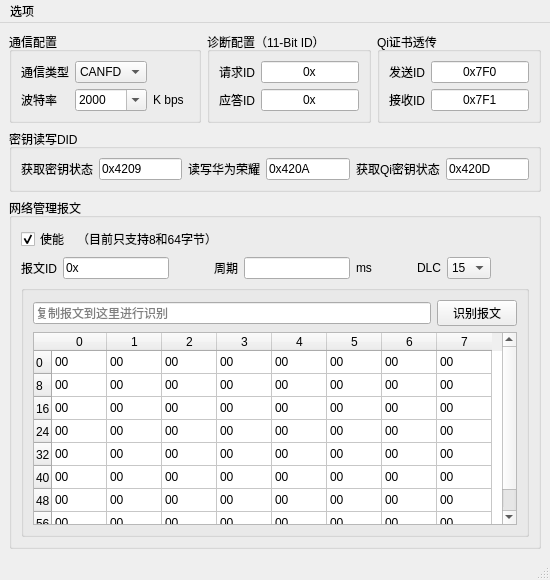
<?xml version="1.0" encoding="UTF-8"?>
<ui version="4.0">
 <class>configEditWindow</class>
 <widget class="QMainWindow" name="configEditWindow">
  <property name="geometry">
   <rect>
    <x>0</x>
    <y>0</y>
    <width>550</width>
    <height>580</height>
   </rect>
  </property>
  <property name="windowTitle">
   <string>配置文件编辑</string>
  </property>
  <widget class="QWidget" name="centralwidget">
   <layout class="QVBoxLayout" name="verticalLayout_3">
    <item>
     <widget class="QWidget" name="widget_4" native="true">
      <layout class="QHBoxLayout" name="horizontalLayout_4">
       <property name="leftMargin">
        <number>0</number>
       </property>
       <property name="topMargin">
        <number>0</number>
       </property>
       <property name="rightMargin">
        <number>0</number>
       </property>
       <property name="bottomMargin">
        <number>0</number>
       </property>
       <item>
        <widget class="QGroupBox" name="communicatGroupBox">
         <property name="minimumSize">
          <size>
           <width>192</width>
           <height>0</height>
          </size>
         </property>
         <property name="title">
          <string>通信配置</string>
         </property>
         <layout class="QGridLayout" name="gridLayout">
          <item row="0" column="0">
           <widget class="QLabel" name="label">
            <property name="maximumSize">
             <size>
              <width>50</width>
              <height>16777215</height>
             </size>
            </property>
            <property name="text">
             <string>通信类型</string>
            </property>
           </widget>
          </item>
          <item row="0" column="1">
           <widget class="QComboBox" name="typeComboBox">
            <property name="currentIndex">
             <number>1</number>
            </property>
            <item>
             <property name="text">
              <string>CAN</string>
             </property>
            </item>
            <item>
             <property name="text">
              <string>CANFD</string>
             </property>
            </item>
            <item>
             <property name="text">
              <string>LIN</string>
             </property>
            </item>
            <item>
             <property name="text">
              <string>Uart</string>
             </property>
            </item>
           </widget>
          </item>
          <item row="1" column="0">
           <widget class="QLabel" name="label_2">
            <property name="maximumSize">
             <size>
              <width>50</width>
              <height>16777215</height>
             </size>
            </property>
            <property name="text">
             <string>波特率</string>
            </property>
           </widget>
          </item>
          <item row="1" column="1">
           <widget class="QComboBox" name="baudrateComboBox">
            <property name="editable">
             <bool>true</bool>
            </property>
            <property name="currentIndex">
             <number>4</number>
            </property>
            <item>
             <property name="text">
              <string>125</string>
             </property>
            </item>
            <item>
             <property name="text">
              <string>250</string>
             </property>
            </item>
            <item>
             <property name="text">
              <string>500</string>
             </property>
            </item>
            <item>
             <property name="text">
              <string>1000</string>
             </property>
            </item>
            <item>
             <property name="text">
              <string>2000</string>
             </property>
            </item>
            <item>
             <property name="text">
              <string>4000</string>
             </property>
            </item>
            <item>
             <property name="text">
              <string>5000</string>
             </property>
            </item>
            <item>
             <property name="text">
              <string>8000</string>
             </property>
            </item>
           </widget>
          </item>
          <item row="1" column="2">
           <widget class="QLabel" name="baudrateUnit">
            <property name="maximumSize">
             <size>
              <width>40</width>
              <height>16777215</height>
             </size>
            </property>
            <property name="text">
             <string>K bps</string>
            </property>
           </widget>
          </item>
         </layout>
        </widget>
       </item>
       <item>
        <widget class="QGroupBox" name="diagGroupBox">
         <property name="title">
          <string>诊断配置（11-Bit ID）</string>
         </property>
         <layout class="QGridLayout" name="gridLayout_3">
          <item row="0" column="1">
           <widget class="QLineEdit" name="requestIDlineEdit">
            <property name="maximumSize">
             <size>
              <width>16777215</width>
              <height>16777215</height>
             </size>
            </property>
            <property name="text">
             <string>0x</string>
            </property>
            <property name="alignment">
             <set>Qt::AlignmentFlag::AlignCenter</set>
            </property>
           </widget>
          </item>
          <item row="2" column="0">
           <widget class="QLabel" name="label_5">
            <property name="maximumSize">
             <size>
              <width>50</width>
              <height>16777215</height>
             </size>
            </property>
            <property name="text">
             <string>应答ID</string>
            </property>
           </widget>
          </item>
          <item row="2" column="1">
           <widget class="QLineEdit" name="responseIDlineEdit">
            <property name="maximumSize">
             <size>
              <width>16777215</width>
              <height>16777215</height>
             </size>
            </property>
            <property name="text">
             <string>0x</string>
            </property>
            <property name="alignment">
             <set>Qt::AlignmentFlag::AlignCenter</set>
            </property>
           </widget>
          </item>
          <item row="0" column="0">
           <widget class="QLabel" name="label_4">
            <property name="maximumSize">
             <size>
              <width>50</width>
              <height>16777215</height>
             </size>
            </property>
            <property name="text">
             <string>请求ID</string>
            </property>
           </widget>
          </item>
         </layout>
        </widget>
       </item>
       <item>
        <widget class="QGroupBox" name="qiTransmissionGroupBox">
         <property name="title">
          <string>Qi证书透传</string>
         </property>
         <layout class="QGridLayout" name="gridLayout_2">
          <item row="0" column="0">
           <widget class="QLabel" name="label_6">
            <property name="minimumSize">
             <size>
              <width>0</width>
              <height>0</height>
             </size>
            </property>
            <property name="maximumSize">
             <size>
              <width>50</width>
              <height>16777215</height>
             </size>
            </property>
            <property name="text">
             <string>发送ID</string>
            </property>
           </widget>
          </item>
          <item row="0" column="1">
           <widget class="QLineEdit" name="qiTransmitIDlineEdit">
            <property name="maximumSize">
             <size>
              <width>16777215</width>
              <height>16777215</height>
             </size>
            </property>
            <property name="text">
             <string>0x7F0</string>
            </property>
            <property name="alignment">
             <set>Qt::AlignmentFlag::AlignCenter</set>
            </property>
           </widget>
          </item>
          <item row="1" column="0">
           <widget class="QLabel" name="label_7">
            <property name="maximumSize">
             <size>
              <width>50</width>
              <height>16777215</height>
             </size>
            </property>
            <property name="text">
             <string>接收ID</string>
            </property>
           </widget>
          </item>
          <item row="1" column="1">
           <widget class="QLineEdit" name="qiReceiveIDlineEdit">
            <property name="maximumSize">
             <size>
              <width>16777215</width>
              <height>16777215</height>
             </size>
            </property>
            <property name="text">
             <string>0x7F1</string>
            </property>
            <property name="alignment">
             <set>Qt::AlignmentFlag::AlignCenter</set>
            </property>
           </widget>
          </item>
         </layout>
        </widget>
       </item>
      </layout>
     </widget>
    </item>
    <item>
     <widget class="QGroupBox" name="DIDgroupBox">
      <property name="title">
       <string>密钥读写DID</string>
      </property>
      <layout class="QHBoxLayout" name="horizontalLayout_3">
       <item>
        <widget class="QLabel" name="label_13">
         <property name="text">
          <string>获取密钥状态</string>
         </property>
        </widget>
       </item>
       <item>
        <widget class="QLineEdit" name="getKeyStatusDIDlineEdit">
         <property name="text">
          <string>0x4209</string>
         </property>
        </widget>
       </item>
       <item>
        <widget class="QLabel" name="label_14">
         <property name="text">
          <string>读写华为荣耀</string>
         </property>
        </widget>
       </item>
       <item>
        <widget class="QLineEdit" name="readWriteKeyDIDlineEdit">
         <property name="text">
          <string>0x420A</string>
         </property>
        </widget>
       </item>
       <item>
        <widget class="QLabel" name="label_15">
         <property name="text">
          <string>获取Qi密钥状态</string>
         </property>
        </widget>
       </item>
       <item>
        <widget class="QLineEdit" name="getQiStatusDIDlineEdit">
         <property name="text">
          <string>0x420D</string>
         </property>
        </widget>
       </item>
      </layout>
     </widget>
    </item>
    <item>
     <widget class="QGroupBox" name="NMConfigGroupBox">
      <property name="minimumSize">
       <size>
        <width>420</width>
        <height>350</height>
       </size>
      </property>
      <property name="title">
       <string>网络管理报文</string>
      </property>
      <layout class="QVBoxLayout" name="verticalLayout">
       <item>
        <widget class="QWidget" name="widget_3" native="true">
         <layout class="QHBoxLayout" name="horizontalLayout_2">
          <property name="leftMargin">
           <number>0</number>
          </property>
          <property name="topMargin">
           <number>0</number>
          </property>
          <property name="rightMargin">
           <number>0</number>
          </property>
          <property name="bottomMargin">
           <number>0</number>
          </property>
          <item>
           <widget class="QCheckBox" name="nmEnabledCheckBox">
            <property name="maximumSize">
             <size>
              <width>50</width>
              <height>16777215</height>
             </size>
            </property>
            <property name="text">
             <string>使能</string>
            </property>
            <property name="checked">
             <bool>true</bool>
            </property>
           </widget>
          </item>
          <item>
           <widget class="QLabel" name="label_12">
            <property name="text">
             <string>（目前只支持8和64字节）</string>
            </property>
           </widget>
          </item>
         </layout>
        </widget>
       </item>
       <item>
        <widget class="QWidget" name="widget" native="true">
         <layout class="QGridLayout" name="gridLayout_4">
          <property name="leftMargin">
           <number>0</number>
          </property>
          <property name="topMargin">
           <number>0</number>
          </property>
          <property name="rightMargin">
           <number>0</number>
          </property>
          <property name="bottomMargin">
           <number>0</number>
          </property>
          <item row="0" column="7">
           <widget class="QLabel" name="label_11">
            <property name="text">
             <string>DLC</string>
            </property>
           </widget>
          </item>
          <item row="0" column="8">
           <widget class="QComboBox" name="NMDLCcomboBox">
            <property name="currentIndex">
             <number>15</number>
            </property>
            <item>
             <property name="text">
              <string>0</string>
             </property>
            </item>
            <item>
             <property name="text">
              <string>1</string>
             </property>
            </item>
            <item>
             <property name="text">
              <string>2</string>
             </property>
            </item>
            <item>
             <property name="text">
              <string>3</string>
             </property>
            </item>
            <item>
             <property name="text">
              <string>4</string>
             </property>
            </item>
            <item>
             <property name="text">
              <string>5</string>
             </property>
            </item>
            <item>
             <property name="text">
              <string>6</string>
             </property>
            </item>
            <item>
             <property name="text">
              <string>7</string>
             </property>
            </item>
            <item>
             <property name="text">
              <string>8</string>
             </property>
            </item>
            <item>
             <property name="text">
              <string>9</string>
             </property>
            </item>
            <item>
             <property name="text">
              <string>10</string>
             </property>
            </item>
            <item>
             <property name="text">
              <string>11</string>
             </property>
            </item>
            <item>
             <property name="text">
              <string>12</string>
             </property>
            </item>
            <item>
             <property name="text">
              <string>13</string>
             </property>
            </item>
            <item>
             <property name="text">
              <string>14</string>
             </property>
            </item>
            <item>
             <property name="text">
              <string>15</string>
             </property>
            </item>
           </widget>
          </item>
          <item row="0" column="0">
           <widget class="QLabel" name="label_8">
            <property name="text">
             <string>报文ID</string>
            </property>
           </widget>
          </item>
          <item row="0" column="2">
           <spacer name="horizontalSpacer">
            <property name="orientation">
             <enum>Qt::Orientation::Horizontal</enum>
            </property>
            <property name="sizeType">
             <enum>QSizePolicy::Policy::Maximum</enum>
            </property>
            <property name="sizeHint" stdset="0">
             <size>
              <width>40</width>
              <height>20</height>
             </size>
            </property>
           </spacer>
          </item>
          <item row="0" column="1">
           <widget class="QLineEdit" name="NMIDlineEdit">
            <property name="maximumSize">
             <size>
              <width>150</width>
              <height>16777215</height>
             </size>
            </property>
            <property name="text">
             <string>0x</string>
            </property>
           </widget>
          </item>
          <item row="0" column="4">
           <widget class="QLineEdit" name="NMPeriodLineEdit">
            <property name="minimumSize">
             <size>
              <width>0</width>
              <height>0</height>
             </size>
            </property>
            <property name="maximumSize">
             <size>
              <width>150</width>
              <height>16777215</height>
             </size>
            </property>
           </widget>
          </item>
          <item row="0" column="5">
           <widget class="QLabel" name="label_10">
            <property name="text">
             <string>ms</string>
            </property>
           </widget>
          </item>
          <item row="0" column="6">
           <spacer name="horizontalSpacer_2">
            <property name="orientation">
             <enum>Qt::Orientation::Horizontal</enum>
            </property>
            <property name="sizeType">
             <enum>QSizePolicy::Policy::Maximum</enum>
            </property>
            <property name="sizeHint" stdset="0">
             <size>
              <width>40</width>
              <height>20</height>
             </size>
            </property>
           </spacer>
          </item>
          <item row="0" column="3">
           <widget class="QLabel" name="label_9">
            <property name="text">
             <string>周期</string>
            </property>
           </widget>
          </item>
          <item row="0" column="9">
           <spacer name="horizontalSpacer_3">
            <property name="orientation">
             <enum>Qt::Orientation::Horizontal</enum>
            </property>
            <property name="sizeHint" stdset="0">
             <size>
              <width>40</width>
              <height>20</height>
             </size>
            </property>
           </spacer>
          </item>
         </layout>
        </widget>
       </item>
       <item>
        <widget class="QGroupBox" name="groupBox_5">
         <property name="title">
          <string/>
         </property>
         <layout class="QVBoxLayout" name="verticalLayout_2">
          <item>
           <widget class="QWidget" name="widget_2" native="true">
            <layout class="QHBoxLayout" name="horizontalLayout">
             <property name="leftMargin">
              <number>0</number>
             </property>
             <property name="topMargin">
              <number>0</number>
             </property>
             <property name="rightMargin">
              <number>0</number>
             </property>
             <property name="bottomMargin">
              <number>0</number>
             </property>
             <item>
              <widget class="QLineEdit" name="readNMDataLineEdit">
               <property name="inputMask">
                <string/>
               </property>
               <property name="text">
                <string/>
               </property>
               <property name="placeholderText">
                <string>复制报文到这里进行识别</string>
               </property>
              </widget>
             </item>
             <item>
              <widget class="QPushButton" name="recognizeNMDataButton">
               <property name="text">
                <string>识别报文</string>
               </property>
              </widget>
             </item>
            </layout>
           </widget>
          </item>
          <item>
           <widget class="QTableWidget" name="NMDataTableWidget">
            <property name="autoScrollMargin">
             <number>16</number>
            </property>
            <attribute name="horizontalHeaderCascadingSectionResizes">
             <bool>true</bool>
            </attribute>
            <attribute name="horizontalHeaderDefaultSectionSize">
             <number>55</number>
            </attribute>
            <attribute name="verticalHeaderDefaultSectionSize">
             <number>23</number>
            </attribute>
            <row>
             <property name="text">
              <string>0</string>
             </property>
            </row>
            <row>
             <property name="text">
              <string>8</string>
             </property>
            </row>
            <row>
             <property name="text">
              <string>16</string>
             </property>
            </row>
            <row>
             <property name="text">
              <string>24</string>
             </property>
            </row>
            <row>
             <property name="text">
              <string>32</string>
             </property>
            </row>
            <row>
             <property name="text">
              <string>40</string>
             </property>
            </row>
            <row>
             <property name="text">
              <string>48</string>
             </property>
            </row>
            <row>
             <property name="text">
              <string>56</string>
             </property>
            </row>
            <column>
             <property name="text">
              <string>0</string>
             </property>
            </column>
            <column>
             <property name="text">
              <string>1</string>
             </property>
            </column>
            <column>
             <property name="text">
              <string>2</string>
             </property>
            </column>
            <column>
             <property name="text">
              <string>3</string>
             </property>
            </column>
            <column>
             <property name="text">
              <string>4</string>
             </property>
            </column>
            <column>
             <property name="text">
              <string>5</string>
             </property>
            </column>
            <column>
             <property name="text">
              <string>6</string>
             </property>
            </column>
            <column>
             <property name="text">
              <string>7</string>
             </property>
            </column>
            <item row="0" column="0">
             <property name="text">
              <string>00</string>
             </property>
            </item>
            <item row="0" column="1">
             <property name="text">
              <string>00</string>
             </property>
            </item>
            <item row="0" column="2">
             <property name="text">
              <string>00</string>
             </property>
            </item>
            <item row="0" column="3">
             <property name="text">
              <string>00</string>
             </property>
            </item>
            <item row="0" column="4">
             <property name="text">
              <string>00</string>
             </property>
            </item>
            <item row="0" column="5">
             <property name="text">
              <string>00</string>
             </property>
            </item>
            <item row="0" column="6">
             <property name="text">
              <string>00</string>
             </property>
            </item>
            <item row="0" column="7">
             <property name="text">
              <string>00</string>
             </property>
            </item>
            <item row="1" column="0">
             <property name="text">
              <string>00</string>
             </property>
            </item>
            <item row="1" column="1">
             <property name="text">
              <string>00</string>
             </property>
            </item>
            <item row="1" column="2">
             <property name="text">
              <string>00</string>
             </property>
            </item>
            <item row="1" column="3">
             <property name="text">
              <string>00</string>
             </property>
            </item>
            <item row="1" column="4">
             <property name="text">
              <string>00</string>
             </property>
            </item>
            <item row="1" column="5">
             <property name="text">
              <string>00</string>
             </property>
            </item>
            <item row="1" column="6">
             <property name="text">
              <string>00</string>
             </property>
            </item>
            <item row="1" column="7">
             <property name="text">
              <string>00</string>
             </property>
            </item>
            <item row="2" column="0">
             <property name="text">
              <string>00</string>
             </property>
            </item>
            <item row="2" column="1">
             <property name="text">
              <string>00</string>
             </property>
            </item>
            <item row="2" column="2">
             <property name="text">
              <string>00</string>
             </property>
            </item>
            <item row="2" column="3">
             <property name="text">
              <string>00</string>
             </property>
            </item>
            <item row="2" column="4">
             <property name="text">
              <string>00</string>
             </property>
            </item>
            <item row="2" column="5">
             <property name="text">
              <string>00</string>
             </property>
            </item>
            <item row="2" column="6">
             <property name="text">
              <string>00</string>
             </property>
            </item>
            <item row="2" column="7">
             <property name="text">
              <string>00</string>
             </property>
            </item>
            <item row="3" column="0">
             <property name="text">
              <string>00</string>
             </property>
            </item>
            <item row="3" column="1">
             <property name="text">
              <string>00</string>
             </property>
            </item>
            <item row="3" column="2">
             <property name="text">
              <string>00</string>
             </property>
            </item>
            <item row="3" column="3">
             <property name="text">
              <string>00</string>
             </property>
            </item>
            <item row="3" column="4">
             <property name="text">
              <string>00</string>
             </property>
            </item>
            <item row="3" column="5">
             <property name="text">
              <string>00</string>
             </property>
            </item>
            <item row="3" column="6">
             <property name="text">
              <string>00</string>
             </property>
            </item>
            <item row="3" column="7">
             <property name="text">
              <string>00</string>
             </property>
            </item>
            <item row="4" column="0">
             <property name="text">
              <string>00</string>
             </property>
            </item>
            <item row="4" column="1">
             <property name="text">
              <string>00</string>
             </property>
            </item>
            <item row="4" column="2">
             <property name="text">
              <string>00</string>
             </property>
            </item>
            <item row="4" column="3">
             <property name="text">
              <string>00</string>
             </property>
            </item>
            <item row="4" column="4">
             <property name="text">
              <string>00</string>
             </property>
            </item>
            <item row="4" column="5">
             <property name="text">
              <string>00</string>
             </property>
            </item>
            <item row="4" column="6">
             <property name="text">
              <string>00</string>
             </property>
            </item>
            <item row="4" column="7">
             <property name="text">
              <string>00</string>
             </property>
            </item>
            <item row="5" column="0">
             <property name="text">
              <string>00</string>
             </property>
            </item>
            <item row="5" column="1">
             <property name="text">
              <string>00</string>
             </property>
            </item>
            <item row="5" column="2">
             <property name="text">
              <string>00</string>
             </property>
            </item>
            <item row="5" column="3">
             <property name="text">
              <string>00</string>
             </property>
            </item>
            <item row="5" column="4">
             <property name="text">
              <string>00</string>
             </property>
            </item>
            <item row="5" column="5">
             <property name="text">
              <string>00</string>
             </property>
            </item>
            <item row="5" column="6">
             <property name="text">
              <string>00</string>
             </property>
            </item>
            <item row="5" column="7">
             <property name="text">
              <string>00</string>
             </property>
            </item>
            <item row="6" column="0">
             <property name="text">
              <string>00</string>
             </property>
            </item>
            <item row="6" column="1">
             <property name="text">
              <string>00</string>
             </property>
            </item>
            <item row="6" column="2">
             <property name="text">
              <string>00</string>
             </property>
            </item>
            <item row="6" column="3">
             <property name="text">
              <string>00</string>
             </property>
            </item>
            <item row="6" column="4">
             <property name="text">
              <string>00</string>
             </property>
            </item>
            <item row="6" column="5">
             <property name="text">
              <string>00</string>
             </property>
            </item>
            <item row="6" column="6">
             <property name="text">
              <string>00</string>
             </property>
            </item>
            <item row="6" column="7">
             <property name="text">
              <string>00</string>
             </property>
            </item>
            <item row="7" column="0">
             <property name="text">
              <string>00</string>
             </property>
            </item>
            <item row="7" column="1">
             <property name="text">
              <string>00</string>
             </property>
            </item>
            <item row="7" column="2">
             <property name="text">
              <string>00</string>
             </property>
            </item>
            <item row="7" column="3">
             <property name="text">
              <string>00</string>
             </property>
            </item>
            <item row="7" column="4">
             <property name="text">
              <string>00</string>
             </property>
            </item>
            <item row="7" column="5">
             <property name="text">
              <string>00</string>
             </property>
            </item>
            <item row="7" column="6">
             <property name="text">
              <string>00</string>
             </property>
            </item>
            <item row="7" column="7">
             <property name="text">
              <string>00</string>
             </property>
            </item>
           </widget>
          </item>
         </layout>
        </widget>
       </item>
      </layout>
     </widget>
    </item>
   </layout>
  </widget>
  <widget class="QMenuBar" name="menubar">
   <property name="geometry">
    <rect>
     <x>0</x>
     <y>0</y>
     <width>550</width>
     <height>33</height>
    </rect>
   </property>
   <widget class="QMenu" name="menu">
    <property name="title">
     <string>选项</string>
    </property>
    <addaction name="importAction"/>
    <addaction name="separator"/>
    <addaction name="saveAction"/>
    <addaction name="saveAsAction"/>
   </widget>
   <addaction name="menu"/>
  </widget>
  <widget class="QStatusBar" name="statusbar"/>
  <action name="importAction">
   <property name="icon">
    <iconset theme="QIcon::ThemeIcon::DocumentOpen"/>
   </property>
   <property name="text">
    <string>导入...</string>
   </property>
  </action>
  <action name="saveAction">
   <property name="icon">
    <iconset theme="QIcon::ThemeIcon::DocumentSave"/>
   </property>
   <property name="text">
    <string>保存</string>
   </property>
  </action>
  <action name="saveAsAction">
   <property name="icon">
    <iconset theme="QIcon::ThemeIcon::DocumentSaveAs"/>
   </property>
   <property name="text">
    <string>另存为</string>
   </property>
  </action>
 </widget>
 <resources/>
 <connections/>
</ui>
